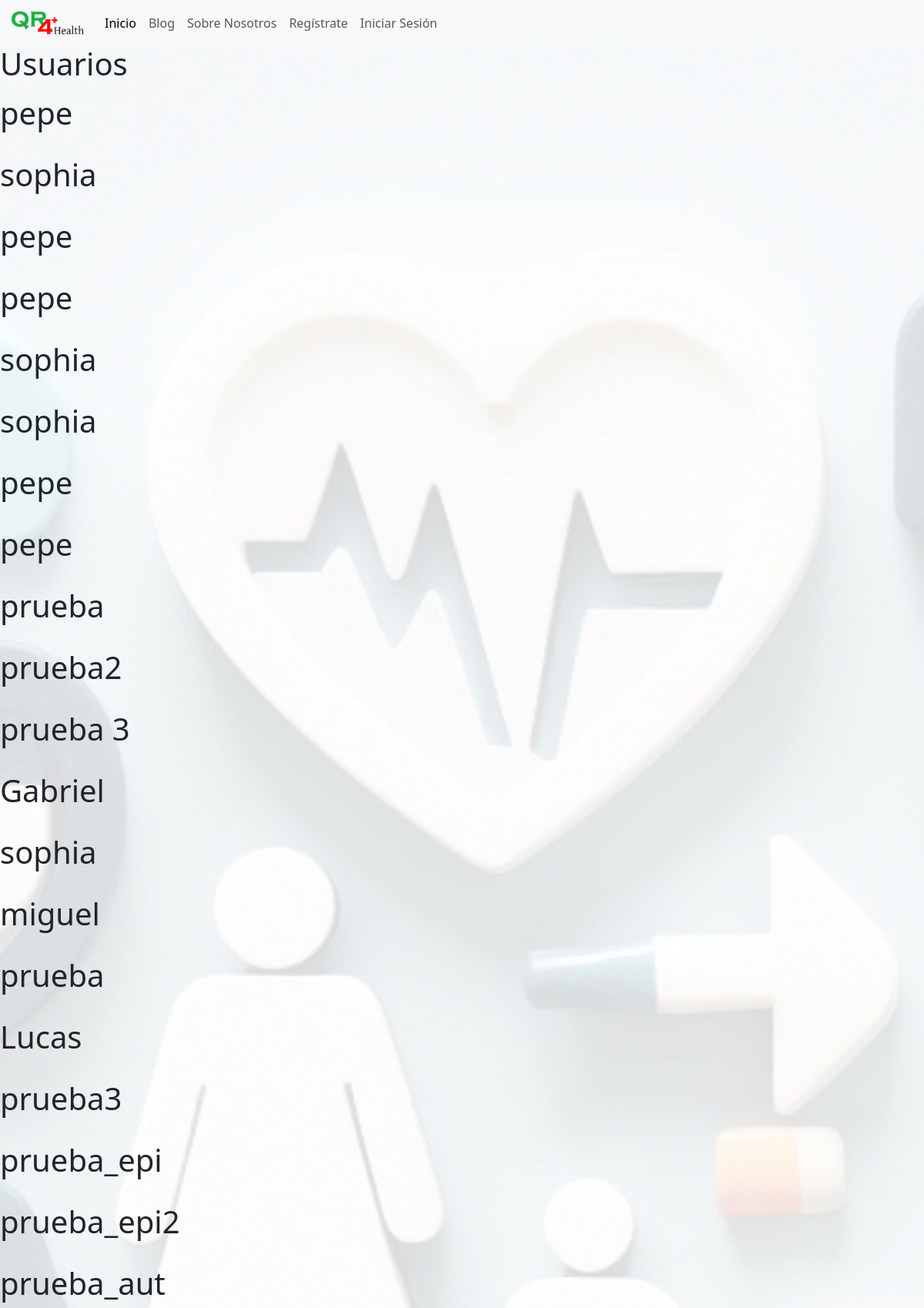
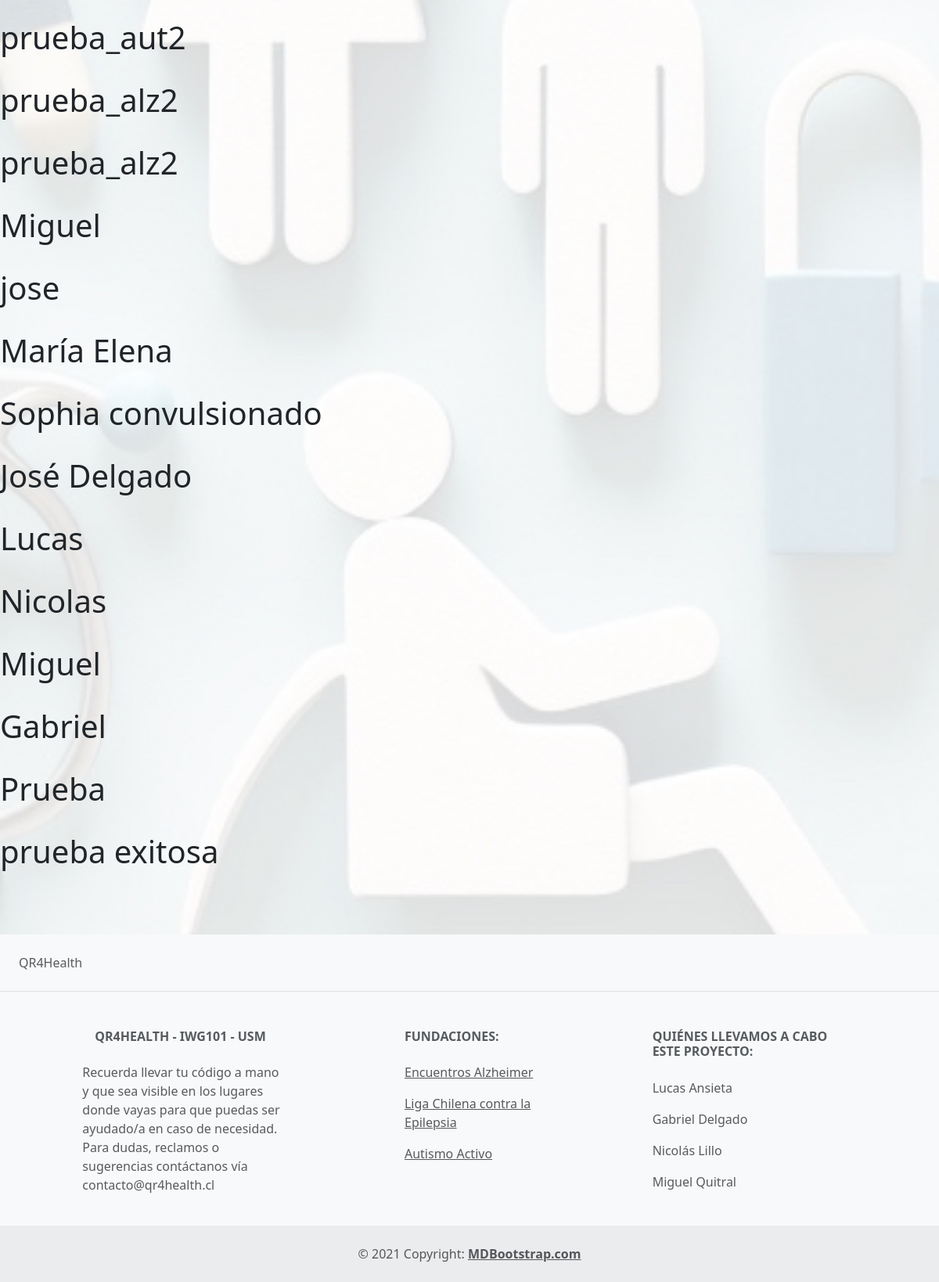
/users/, run on the app's committed database (2 pictures, top to bottom).
### myapp/models.py (models this page shows, shortened)
class Usuario(models.Model):
    name = models.CharField(max_length=20)
    padecimiento = models.CharField(max_length=20, default="default")
    alergias = models.TextField()
    contact = models.CharField(max_length=20)
    num_contact = models.IntegerField()
    recomendaciones_condicion = models.TextField(default="No se encontraron recomendaciones para esta condición")
    codigo= models.TextField(default="default")
    user= models.ForeignKey(User, on_delete=models.CASCADE, null=True, blank=True)

### myapp/views.py (the view)
# urls.py: path('users/', views.user, name="users"),
def user(request):
    users = Usuario.objects.all()
    return render(request, "users.html", {"users" : users})

### myapp/templates/users.html (shortened to what this page needs)
{% extends "layouts/base.html" %}
{% load static %}
{% block content %}
<h1> Usuarios </h1>
<p>
{% for user in users %}
<h1>
    {{ user.name }}
</h1>
{% endfor %}
</p>
{% endblock %}

### data on the page
Usuario: name "pepe"
Usuario: name "sophia"
Usuario: name "pepe"
Usuario: name "pepe"
Usuario: name "sophia"
Usuario: name "sophia"
Usuario: name "pepe"
Usuario: name "pepe"
Usuario: name "prueba"
Usuario: name "prueba2"
Usuario: name "prueba 3"
Usuario: name "Gabriel"
Usuario: name "sophia"
Usuario: name "miguel"
Usuario: name "prueba"
Usuario: name "Lucas"
Usuario: name "prueba3"
Usuario: name "prueba_epi"
Usuario: name "prueba_epi2"
Usuario: name "prueba_aut"
Usuario: name "prueba_aut2"
Usuario: name "prueba_alz2"
Usuario: name "prueba_alz2"
Usuario: name "Miguel"
Usuario: name "jose"
Usuario: name "María Elena"
Usuario: name "Sophia convulsionado"
Usuario: name "José Delgado"
Usuario: name "Lucas"
Usuario: name "Nicolas"
Usuario: name "Miguel"
Usuario: name "Gabriel"
Usuario: name "Prueba"
Usuario: name "prueba exitosa"
